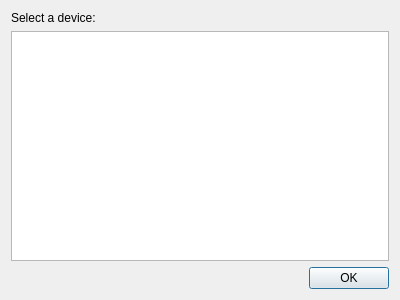
<?xml version="1.0" encoding="UTF-8"?>
<ui version="4.0">
 <class>BackendSettingsDialog</class>
 <widget class="QDialog" name="BackendSettingsDialog">
  <property name="geometry">
   <rect>
    <x>0</x>
    <y>0</y>
    <width>400</width>
    <height>300</height>
   </rect>
  </property>
  <property name="windowTitle">
   <string>Backend settings</string>
  </property>
  <layout class="QVBoxLayout" name="verticalLayout">
   <item>
    <widget class="QLabel" name="label">
     <property name="text">
      <string>Select a device:</string>
     </property>
    </widget>
   </item>
   <item>
    <widget class="QListWidget" name="devicesListWidget"/>
   </item>
   <item>
    <widget class="QDialogButtonBox" name="buttonBox">
     <property name="orientation">
      <enum>Qt::Horizontal</enum>
     </property>
     <property name="standardButtons">
      <set>QDialogButtonBox::Ok</set>
     </property>
    </widget>
   </item>
  </layout>
 </widget>
 <resources/>
 <connections>
  <connection>
   <sender>buttonBox</sender>
   <signal>accepted()</signal>
   <receiver>BackendSettingsDialog</receiver>
   <slot>accept()</slot>
   <hints>
    <hint type="sourcelabel">
     <x>248</x>
     <y>254</y>
    </hint>
    <hint type="destinationlabel">
     <x>157</x>
     <y>274</y>
    </hint>
   </hints>
  </connection>
  <connection>
   <sender>buttonBox</sender>
   <signal>rejected()</signal>
   <receiver>BackendSettingsDialog</receiver>
   <slot>reject()</slot>
   <hints>
    <hint type="sourcelabel">
     <x>316</x>
     <y>260</y>
    </hint>
    <hint type="destinationlabel">
     <x>286</x>
     <y>274</y>
    </hint>
   </hints>
  </connection>
 </connections>
</ui>
